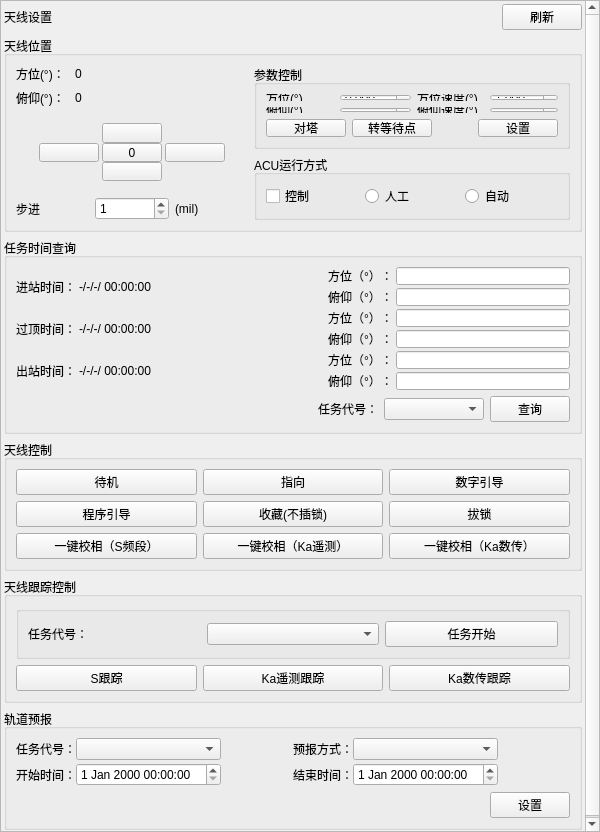
<?xml version="1.0" encoding="UTF-8"?>
<ui version="4.0">
 <class>AntennaControlWidget4424</class>
 <widget class="QWidget" name="AntennaControlWidget4424">
  <property name="geometry">
   <rect>
    <x>0</x>
    <y>0</y>
    <width>600</width>
    <height>832</height>
   </rect>
  </property>
  <property name="minimumSize">
   <size>
    <width>600</width>
    <height>832</height>
   </size>
  </property>
  <property name="windowTitle">
   <string>Form</string>
  </property>
  <layout class="QVBoxLayout" name="verticalLayout_9">
   <property name="leftMargin">
    <number>0</number>
   </property>
   <property name="topMargin">
    <number>0</number>
   </property>
   <property name="rightMargin">
    <number>0</number>
   </property>
   <property name="bottomMargin">
    <number>0</number>
   </property>
   <item>
    <widget class="QScrollArea" name="scrollArea">
     <property name="minimumSize">
      <size>
       <width>600</width>
       <height>832</height>
      </size>
     </property>
     <property name="widgetResizable">
      <bool>true</bool>
     </property>
     <widget class="QWidget" name="scrollAreaWidgetContents">
      <property name="geometry">
       <rect>
        <x>0</x>
        <y>0</y>
        <width>581</width>
        <height>832</height>
       </rect>
      </property>
      <property name="maximumSize">
       <size>
        <width>600</width>
        <height>832</height>
       </size>
      </property>
      <layout class="QVBoxLayout" name="verticalLayout_6">
       <property name="leftMargin">
        <number>3</number>
       </property>
       <property name="topMargin">
        <number>3</number>
       </property>
       <property name="rightMargin">
        <number>3</number>
       </property>
       <property name="bottomMargin">
        <number>3</number>
       </property>
       <item>
        <layout class="QHBoxLayout" name="horizontalLayout_7">
         <item>
          <widget class="QLabel" name="label_title">
           <property name="text">
            <string>天线设置</string>
           </property>
          </widget>
         </item>
         <item>
          <widget class="QLabel" name="statusLabel">
           <property name="text">
            <string/>
           </property>
          </widget>
         </item>
         <item>
          <spacer name="horizontalSpacer_3">
           <property name="orientation">
            <enum>Qt::Horizontal</enum>
           </property>
           <property name="sizeHint" stdset="0">
            <size>
             <width>40</width>
             <height>20</height>
            </size>
           </property>
          </spacer>
         </item>
         <item>
          <widget class="QPushButton" name="soltButton">
           <property name="text">
            <string>刷新</string>
           </property>
          </widget>
         </item>
        </layout>
       </item>
       <item>
        <widget class="QGroupBox" name="groupBox">
         <property name="title">
          <string>天线位置</string>
         </property>
         <layout class="QHBoxLayout" name="horizontalLayout_4">
          <item>
           <layout class="QHBoxLayout" name="horizontalLayout_2">
            <item>
             <layout class="QVBoxLayout" name="verticalLayout_2">
              <item>
               <layout class="QGridLayout" name="gridLayout_2" columnstretch="0,1">
                <property name="horizontalSpacing">
                 <number>10</number>
                </property>
                <item row="1" column="0">
                 <widget class="QLabel" name="label_2">
                  <property name="text">
                   <string>俯仰(°)：</string>
                  </property>
                 </widget>
                </item>
                <item row="0" column="0">
                 <widget class="QLabel" name="label">
                  <property name="text">
                   <string>方位(°)：</string>
                  </property>
                 </widget>
                </item>
                <item row="0" column="1">
                 <widget class="QLabel" name="acuAzimuthLab">
                  <property name="text">
                   <string>0</string>
                  </property>
                  <property name="alignment">
                   <set>Qt::AlignLeading|Qt::AlignLeft|Qt::AlignVCenter</set>
                  </property>
                 </widget>
                </item>
                <item row="1" column="1">
                 <widget class="QLabel" name="acuPitchLab">
                  <property name="text">
                   <string>0</string>
                  </property>
                  <property name="alignment">
                   <set>Qt::AlignLeading|Qt::AlignLeft|Qt::AlignVCenter</set>
                  </property>
                 </widget>
                </item>
               </layout>
              </item>
              <item>
               <widget class="QWidget" name="widget" native="true">
                <layout class="QGridLayout" name="gridLayout" rowstretch="1,1,1" columnstretch="1,1,1" rowminimumheight="50,50,50" columnminimumwidth="50,50,50">
                 <property name="leftMargin">
                  <number>20</number>
                 </property>
                 <property name="topMargin">
                  <number>10</number>
                 </property>
                 <property name="rightMargin">
                  <number>20</number>
                 </property>
                 <property name="bottomMargin">
                  <number>10</number>
                 </property>
                 <property name="spacing">
                  <number>0</number>
                 </property>
                 <item row="0" column="1">
                  <widget class="QPushButton" name="arrowTopBtn">
                   <property name="sizePolicy">
                    <sizepolicy hsizetype="Expanding" vsizetype="Expanding">
                     <horstretch>0</horstretch>
                     <verstretch>0</verstretch>
                    </sizepolicy>
                   </property>
                   <property name="maximumSize">
                    <size>
                     <width>60</width>
                     <height>40</height>
                    </size>
                   </property>
                   <property name="text">
                    <string/>
                   </property>
                  </widget>
                 </item>
                 <item row="1" column="0">
                  <widget class="QPushButton" name="arrowLeftBtn">
                   <property name="sizePolicy">
                    <sizepolicy hsizetype="Expanding" vsizetype="Expanding">
                     <horstretch>0</horstretch>
                     <verstretch>0</verstretch>
                    </sizepolicy>
                   </property>
                   <property name="maximumSize">
                    <size>
                     <width>60</width>
                     <height>40</height>
                    </size>
                   </property>
                   <property name="text">
                    <string/>
                   </property>
                  </widget>
                 </item>
                 <item row="1" column="2">
                  <widget class="QPushButton" name="arrowRightBtn">
                   <property name="enabled">
                    <bool>true</bool>
                   </property>
                   <property name="sizePolicy">
                    <sizepolicy hsizetype="Expanding" vsizetype="Expanding">
                     <horstretch>162</horstretch>
                     <verstretch>97</verstretch>
                    </sizepolicy>
                   </property>
                   <property name="maximumSize">
                    <size>
                     <width>60</width>
                     <height>40</height>
                    </size>
                   </property>
                   <property name="text">
                    <string/>
                   </property>
                  </widget>
                 </item>
                 <item row="2" column="1">
                  <widget class="QPushButton" name="arrowBottomBtn">
                   <property name="sizePolicy">
                    <sizepolicy hsizetype="Expanding" vsizetype="Expanding">
                     <horstretch>0</horstretch>
                     <verstretch>0</verstretch>
                    </sizepolicy>
                   </property>
                   <property name="maximumSize">
                    <size>
                     <width>60</width>
                     <height>40</height>
                    </size>
                   </property>
                   <property name="text">
                    <string/>
                   </property>
                  </widget>
                 </item>
                 <item row="1" column="1">
                  <widget class="QPushButton" name="zero">
                   <property name="sizePolicy">
                    <sizepolicy hsizetype="Expanding" vsizetype="Expanding">
                     <horstretch>0</horstretch>
                     <verstretch>0</verstretch>
                    </sizepolicy>
                   </property>
                   <property name="maximumSize">
                    <size>
                     <width>60</width>
                     <height>40</height>
                    </size>
                   </property>
                   <property name="text">
                    <string>0</string>
                   </property>
                  </widget>
                 </item>
                </layout>
               </widget>
              </item>
              <item>
               <layout class="QHBoxLayout" name="horizontalLayout">
                <item>
                 <widget class="QLabel" name="label_7">
                  <property name="text">
                   <string>步进</string>
                  </property>
                 </widget>
                </item>
                <item>
                 <widget class="QDoubleSpinBox" name="stepSpinBox">
                  <property name="decimals">
                   <number>0</number>
                  </property>
                  <property name="minimum">
                   <double>1.000000000000000</double>
                  </property>
                  <property name="maximum">
                   <double>100.000000000000000</double>
                  </property>
                  <property name="singleStep">
                   <double>1.000000000000000</double>
                  </property>
                  <property name="value">
                   <double>1.000000000000000</double>
                  </property>
                 </widget>
                </item>
                <item>
                 <widget class="QLabel" name="label_8">
                  <property name="text">
                   <string>(mil)</string>
                  </property>
                 </widget>
                </item>
               </layout>
              </item>
             </layout>
            </item>
            <item>
             <layout class="QVBoxLayout" name="verticalLayout_3">
              <item>
               <widget class="QGroupBox" name="groupBox_2">
                <property name="title">
                 <string>参数控制</string>
                </property>
                <layout class="QVBoxLayout" name="verticalLayout">
                 <item>
                  <layout class="QGridLayout" name="gridLayout_3">
                   <item row="1" column="0">
                    <widget class="QLabel" name="label_4">
                     <property name="text">
                      <string>俯仰(°)</string>
                     </property>
                    </widget>
                   </item>
                   <item row="1" column="2">
                    <widget class="QLabel" name="label_6">
                     <property name="text">
                      <string>俯仰速度(°)</string>
                     </property>
                    </widget>
                   </item>
                   <item row="0" column="2">
                    <widget class="QLabel" name="label_5">
                     <property name="text">
                      <string>方位速度(°)</string>
                     </property>
                    </widget>
                   </item>
                   <item row="0" column="0">
                    <widget class="QLabel" name="label_3">
                     <property name="text">
                      <string>方位(°)</string>
                     </property>
                    </widget>
                   </item>
                   <item row="0" column="1">
                    <widget class="QDoubleSpinBox" name="acuAzimuthEdit">
                     <property name="decimals">
                      <number>3</number>
                     </property>
                     <property name="maximum">
                      <double>359.000000000000000</double>
                     </property>
                    </widget>
                   </item>
                   <item row="1" column="1">
                    <widget class="QDoubleSpinBox" name="acuPitchEdit">
                     <property name="decimals">
                      <number>3</number>
                     </property>
                     <property name="minimum">
                      <double>1.000000000000000</double>
                     </property>
                     <property name="maximum">
                      <double>99.000000000000000</double>
                     </property>
                    </widget>
                   </item>
                   <item row="0" column="3">
                    <widget class="QDoubleSpinBox" name="acuAzimuthSpeedEdit">
                     <property name="decimals">
                      <number>3</number>
                     </property>
                     <property name="minimum">
                      <double>1.000000000000000</double>
                     </property>
                     <property name="maximum">
                      <double>3.000000000000000</double>
                     </property>
                    </widget>
                   </item>
                   <item row="1" column="3">
                    <widget class="QDoubleSpinBox" name="acuPitchSpeedEdit">
                     <property name="decimals">
                      <number>3</number>
                     </property>
                     <property name="minimum">
                      <double>1.000000000000000</double>
                     </property>
                     <property name="maximum">
                      <double>3.000000000000000</double>
                     </property>
                    </widget>
                   </item>
                  </layout>
                 </item>
                 <item>
                  <layout class="QHBoxLayout" name="horizontalLayout_3">
                   <item>
                    <widget class="QPushButton" name="tower">
                     <property name="text">
                      <string>对塔</string>
                     </property>
                    </widget>
                   </item>
                   <item>
                    <widget class="QPushButton" name="waitPoint">
                     <property name="text">
                      <string>转等待点</string>
                     </property>
                    </widget>
                   </item>
                   <item>
                    <spacer name="horizontalSpacer">
                     <property name="orientation">
                      <enum>Qt::Horizontal</enum>
                     </property>
                     <property name="sizeHint" stdset="0">
                      <size>
                       <width>40</width>
                       <height>20</height>
                      </size>
                     </property>
                    </spacer>
                   </item>
                   <item>
                    <widget class="QPushButton" name="setupBtn">
                     <property name="text">
                      <string>设置</string>
                     </property>
                    </widget>
                   </item>
                  </layout>
                 </item>
                </layout>
               </widget>
              </item>
              <item>
               <widget class="QGroupBox" name="groupBox_3">
                <property name="title">
                 <string>ACU运行方式</string>
                </property>
                <layout class="QHBoxLayout" name="horizontalLayout_5">
                 <item>
                  <widget class="QCheckBox" name="acuRunModeCheckBox">
                   <property name="text">
                    <string>控制</string>
                   </property>
                  </widget>
                 </item>
                 <item>
                  <widget class="QRadioButton" name="manualRadioBtn">
                   <property name="text">
                    <string>人工</string>
                   </property>
                  </widget>
                 </item>
                 <item>
                  <widget class="QRadioButton" name="autoRadiobtn">
                   <property name="text">
                    <string>自动</string>
                   </property>
                  </widget>
                 </item>
                </layout>
               </widget>
              </item>
             </layout>
            </item>
           </layout>
          </item>
         </layout>
        </widget>
       </item>
       <item>
        <widget class="QGroupBox" name="groupBox_6">
         <property name="title">
          <string>任务时间查询</string>
         </property>
         <layout class="QVBoxLayout" name="verticalLayout_5">
          <item>
           <layout class="QVBoxLayout" name="verticalLayout_4">
            <property name="spacing">
             <number>3</number>
            </property>
            <item>
             <layout class="QGridLayout" name="gridLayout_6">
              <item row="0" column="2">
               <widget class="QLabel" name="label_12">
                <property name="text">
                 <string>方位（°）：</string>
                </property>
               </widget>
              </item>
              <item row="0" column="3">
               <widget class="QLineEdit" name="inStationAzimuthEdit"/>
              </item>
              <item row="1" column="3">
               <widget class="QLineEdit" name="inStationPitchEdit"/>
              </item>
              <item row="0" column="1">
               <spacer name="horizontalSpacer_5">
                <property name="orientation">
                 <enum>Qt::Horizontal</enum>
                </property>
                <property name="sizeHint" stdset="0">
                 <size>
                  <width>40</width>
                  <height>20</height>
                 </size>
                </property>
               </spacer>
              </item>
              <item row="0" column="0" rowspan="2">
               <layout class="QHBoxLayout" name="horizontalLayout_6">
                <item>
                 <widget class="QLabel" name="label_9">
                  <property name="text">
                   <string>进站时间：</string>
                  </property>
                 </widget>
                </item>
                <item>
                 <widget class="QLabel" name="inStationTimeLab">
                  <property name="text">
                   <string>-/-/-/ 00:00:00</string>
                  </property>
                 </widget>
                </item>
               </layout>
              </item>
              <item row="1" column="2">
               <widget class="QLabel" name="label_13">
                <property name="text">
                 <string>俯仰（°）：</string>
                </property>
               </widget>
              </item>
             </layout>
            </item>
            <item>
             <layout class="QGridLayout" name="gridLayout_7">
              <item row="0" column="1">
               <spacer name="horizontalSpacer_7">
                <property name="orientation">
                 <enum>Qt::Horizontal</enum>
                </property>
                <property name="sizeHint" stdset="0">
                 <size>
                  <width>40</width>
                  <height>20</height>
                 </size>
                </property>
               </spacer>
              </item>
              <item row="0" column="3">
               <widget class="QLineEdit" name="overTopAzimuthEdit"/>
              </item>
              <item row="0" column="2">
               <widget class="QLabel" name="label_14">
                <property name="text">
                 <string>方位（°）：</string>
                </property>
               </widget>
              </item>
              <item row="0" column="0" rowspan="2">
               <layout class="QHBoxLayout" name="horizontalLayout_10">
                <item>
                 <widget class="QLabel" name="label_10">
                  <property name="text">
                   <string>过顶时间：</string>
                  </property>
                 </widget>
                </item>
                <item>
                 <widget class="QLabel" name="overTopTimeLab">
                  <property name="text">
                   <string>-/-/-/ 00:00:00</string>
                  </property>
                 </widget>
                </item>
               </layout>
              </item>
              <item row="1" column="2">
               <widget class="QLabel" name="label_15">
                <property name="text">
                 <string>俯仰（°）：</string>
                </property>
               </widget>
              </item>
              <item row="1" column="3">
               <widget class="QLineEdit" name="overTopPitchEdit"/>
              </item>
             </layout>
            </item>
            <item>
             <layout class="QGridLayout" name="gridLayout_9">
              <item row="0" column="3">
               <widget class="QLineEdit" name="outStationAzimuthEdit"/>
              </item>
              <item row="0" column="0" rowspan="2">
               <layout class="QHBoxLayout" name="horizontalLayout_11">
                <item>
                 <widget class="QLabel" name="label_11">
                  <property name="text">
                   <string>出站时间：</string>
                  </property>
                 </widget>
                </item>
                <item>
                 <widget class="QLabel" name="outStationTimeLab">
                  <property name="text">
                   <string>-/-/-/ 00:00:00</string>
                  </property>
                 </widget>
                </item>
               </layout>
              </item>
              <item row="1" column="2">
               <widget class="QLabel" name="label_16">
                <property name="text">
                 <string>俯仰（°）：</string>
                </property>
               </widget>
              </item>
              <item row="0" column="2">
               <widget class="QLabel" name="label_17">
                <property name="text">
                 <string>方位（°）：</string>
                </property>
               </widget>
              </item>
              <item row="0" column="1">
               <spacer name="horizontalSpacer_9">
                <property name="orientation">
                 <enum>Qt::Horizontal</enum>
                </property>
                <property name="sizeHint" stdset="0">
                 <size>
                  <width>40</width>
                  <height>20</height>
                 </size>
                </property>
               </spacer>
              </item>
              <item row="1" column="3">
               <widget class="QLineEdit" name="outStationPitchEdit"/>
              </item>
             </layout>
            </item>
           </layout>
          </item>
          <item>
           <layout class="QHBoxLayout" name="horizontalLayout_8">
            <item>
             <widget class="QLabel" name="taskTimeQueryResult">
              <property name="text">
               <string/>
              </property>
             </widget>
            </item>
            <item>
             <spacer name="horizontalSpacer_2">
              <property name="orientation">
               <enum>Qt::Horizontal</enum>
              </property>
              <property name="sizeHint" stdset="0">
               <size>
                <width>40</width>
                <height>20</height>
               </size>
              </property>
             </spacer>
            </item>
            <item>
             <widget class="QLabel" name="label_18">
              <property name="text">
               <string>任务代号：</string>
              </property>
             </widget>
            </item>
            <item>
             <widget class="QComboBox" name="comboBox_1">
              <property name="minimumSize">
               <size>
                <width>100</width>
                <height>0</height>
               </size>
              </property>
              <property name="editable">
               <bool>false</bool>
              </property>
             </widget>
            </item>
            <item>
             <widget class="QPushButton" name="searchBtn">
              <property name="text">
               <string>查询</string>
              </property>
             </widget>
            </item>
           </layout>
          </item>
         </layout>
        </widget>
       </item>
       <item>
        <widget class="QGroupBox" name="groupBox_4">
         <property name="title">
          <string>天线控制</string>
         </property>
         <layout class="QGridLayout" name="gridLayout_4">
          <item row="1" column="2">
           <widget class="QPushButton" name="unlockBtn">
            <property name="text">
             <string>拔锁</string>
            </property>
           </widget>
          </item>
          <item row="0" column="2">
           <widget class="QPushButton" name="numberLeadBtn">
            <property name="text">
             <string>数字引导</string>
            </property>
           </widget>
          </item>
          <item row="0" column="1">
           <widget class="QPushButton" name="pointBtn">
            <property name="text">
             <string>指向</string>
            </property>
           </widget>
          </item>
          <item row="1" column="0">
           <widget class="QPushButton" name="programLeadBtn">
            <property name="text">
             <string>程序引导</string>
            </property>
           </widget>
          </item>
          <item row="0" column="0">
           <widget class="QPushButton" name="standbyBtn">
            <property name="text">
             <string>待机</string>
            </property>
           </widget>
          </item>
          <item row="1" column="1">
           <widget class="QPushButton" name="collectionBtn">
            <property name="text">
             <string>收藏(不插锁)</string>
            </property>
           </widget>
          </item>
          <item row="4" column="0">
           <widget class="QPushButton" name="oneKeyXXSBtn">
            <property name="text">
             <string>一键校相（S频段）</string>
            </property>
           </widget>
          </item>
          <item row="4" column="1">
           <widget class="QPushButton" name="oneKeyXXKaYcBtn">
            <property name="text">
             <string>一键校相（Ka遥测）</string>
            </property>
           </widget>
          </item>
          <item row="4" column="2">
           <widget class="QPushButton" name="oneKeyXXKaScBtn">
            <property name="text">
             <string>一键校相（Ka数传）</string>
            </property>
           </widget>
          </item>
         </layout>
        </widget>
       </item>
       <item>
        <widget class="QGroupBox" name="groupBox_5">
         <property name="title">
          <string>天线跟踪控制</string>
         </property>
         <layout class="QVBoxLayout" name="verticalLayout_8">
          <item>
           <widget class="QGroupBox" name="groupBox_8">
            <property name="title">
             <string/>
            </property>
            <layout class="QHBoxLayout" name="horizontalLayout_12">
             <item>
              <widget class="QLabel" name="label_23">
               <property name="text">
                <string>任务代号：</string>
               </property>
              </widget>
             </item>
             <item>
              <widget class="QComboBox" name="comboBox_2"/>
             </item>
             <item>
              <widget class="QPushButton" name="taskStartBtn">
               <property name="text">
                <string>任务开始</string>
               </property>
              </widget>
             </item>
            </layout>
           </widget>
          </item>
          <item>
           <layout class="QHBoxLayout" name="horizontalLayout_14">
            <item>
             <widget class="QPushButton" name="sTrackBtn">
              <property name="text">
               <string>S跟踪</string>
              </property>
             </widget>
            </item>
            <item>
             <widget class="QPushButton" name="kaYCBtn">
              <property name="text">
               <string>Ka遥测跟踪</string>
              </property>
             </widget>
            </item>
            <item>
             <widget class="QPushButton" name="kaDataTransTrackBtn">
              <property name="text">
               <string>Ka数传跟踪</string>
              </property>
             </widget>
            </item>
           </layout>
          </item>
         </layout>
        </widget>
       </item>
       <item>
        <widget class="QGroupBox" name="groupBox_7">
         <property name="title">
          <string>轨道预报</string>
         </property>
         <layout class="QVBoxLayout" name="verticalLayout_7">
          <item>
           <layout class="QGridLayout" name="gridLayout_8">
            <property name="horizontalSpacing">
             <number>0</number>
            </property>
            <property name="verticalSpacing">
             <number>3</number>
            </property>
            <item row="0" column="0">
             <widget class="QLabel" name="label_19">
              <property name="sizePolicy">
               <sizepolicy hsizetype="Preferred" vsizetype="Preferred">
                <horstretch>0</horstretch>
                <verstretch>0</verstretch>
               </sizepolicy>
              </property>
              <property name="text">
               <string>任务代号：</string>
              </property>
             </widget>
            </item>
            <item row="0" column="2">
             <spacer name="horizontalSpacer_11">
              <property name="orientation">
               <enum>Qt::Horizontal</enum>
              </property>
              <property name="sizeHint" stdset="0">
               <size>
                <width>40</width>
                <height>20</height>
               </size>
              </property>
             </spacer>
            </item>
            <item row="1" column="0">
             <widget class="QLabel" name="label_20">
              <property name="text">
               <string>开始时间：</string>
              </property>
             </widget>
            </item>
            <item row="0" column="4">
             <widget class="QComboBox" name="predictionComBox"/>
            </item>
            <item row="1" column="3">
             <widget class="QLabel" name="label_22">
              <property name="text">
               <string>结束时间：</string>
              </property>
             </widget>
            </item>
            <item row="1" column="1">
             <widget class="QDateTimeEdit" name="gdybStartDateTimeEdit">
              <property name="sizePolicy">
               <sizepolicy hsizetype="Preferred" vsizetype="Fixed">
                <horstretch>0</horstretch>
                <verstretch>0</verstretch>
               </sizepolicy>
              </property>
             </widget>
            </item>
            <item row="0" column="3">
             <widget class="QLabel" name="label_21">
              <property name="text">
               <string>预报方式：</string>
              </property>
             </widget>
            </item>
            <item row="1" column="4">
             <widget class="QDateTimeEdit" name="gdybEndDateTimeEdit">
              <property name="sizePolicy">
               <sizepolicy hsizetype="Preferred" vsizetype="Fixed">
                <horstretch>0</horstretch>
                <verstretch>0</verstretch>
               </sizepolicy>
              </property>
             </widget>
            </item>
            <item row="0" column="5">
             <spacer name="horizontalSpacer_12">
              <property name="orientation">
               <enum>Qt::Horizontal</enum>
              </property>
              <property name="sizeHint" stdset="0">
               <size>
                <width>40</width>
                <height>20</height>
               </size>
              </property>
             </spacer>
            </item>
            <item row="0" column="1">
             <widget class="QComboBox" name="gdybTaskIdentCbx"/>
            </item>
           </layout>
          </item>
          <item>
           <layout class="QHBoxLayout" name="horizontalLayout_9">
            <item>
             <spacer name="horizontalSpacer_4">
              <property name="orientation">
               <enum>Qt::Horizontal</enum>
              </property>
              <property name="sizeHint" stdset="0">
               <size>
                <width>40</width>
                <height>20</height>
               </size>
              </property>
             </spacer>
            </item>
            <item>
             <widget class="QPushButton" name="gdybSetBtn">
              <property name="text">
               <string>设置</string>
              </property>
             </widget>
            </item>
           </layout>
          </item>
         </layout>
        </widget>
       </item>
       <item>
        <spacer name="verticalSpacer">
         <property name="orientation">
          <enum>Qt::Vertical</enum>
         </property>
         <property name="sizeHint" stdset="0">
          <size>
           <width>20</width>
           <height>13</height>
          </size>
         </property>
        </spacer>
       </item>
      </layout>
     </widget>
    </widget>
   </item>
  </layout>
 </widget>
 <resources/>
 <connections/>
</ui>
